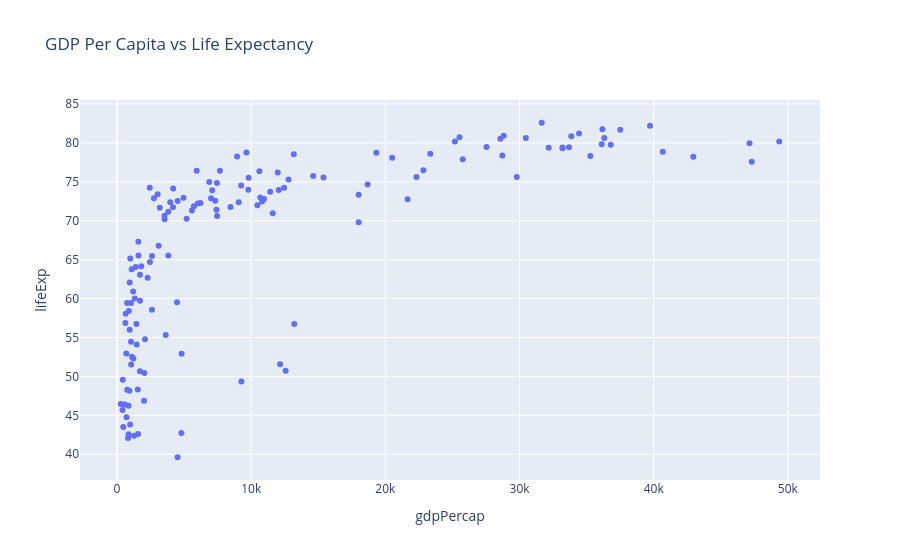

Source (notebook cell):
### Markdown cell above
### Experiment 1: Scatter Plot

### Code cell
df_2007 = df[df["year"] == 2007]

fig = px.scatter(
    df_2007,
    x="gdpPercap",
    y="lifeExp",
    title="GDP Per Capita vs Life Expectancy"
)

fig.show()

### Figure 1 — Plotly figure (JSON) as saved in the notebook; plotly's stock layout.template omitted (floating-point values rounded to 4 significant figures; data arrays with more than 128 entries replaced by an {"elided": "..."} marker saying what was removed)
{"data": [{"hovertemplate": "gdpPercap=%{x}<br>lifeExp=%{y}<extra></extra>", "legendgroup": "", "marker": {"color": "#636efa", "symbol": "circle"}, "mode": "markers", "name": "", "orientation": "v", "showlegend": false, "type": "scatter", "x": {"elided": "142 float values"}, "xaxis": "x", "y": {"elided": "142 float values"}, "yaxis": "y"}], "layout": {"legend": {"tracegroupgap": 0}, "title": {"text": "GDP Per Capita vs Life Expectancy"}, "xaxis": {"anchor": "y", "domain": [0.0, 1.0], "title": {"text": "gdpPercap"}}, "yaxis": {"anchor": "x", "domain": [0.0, 1.0], "title": {"text": "lifeExp"}}}}
